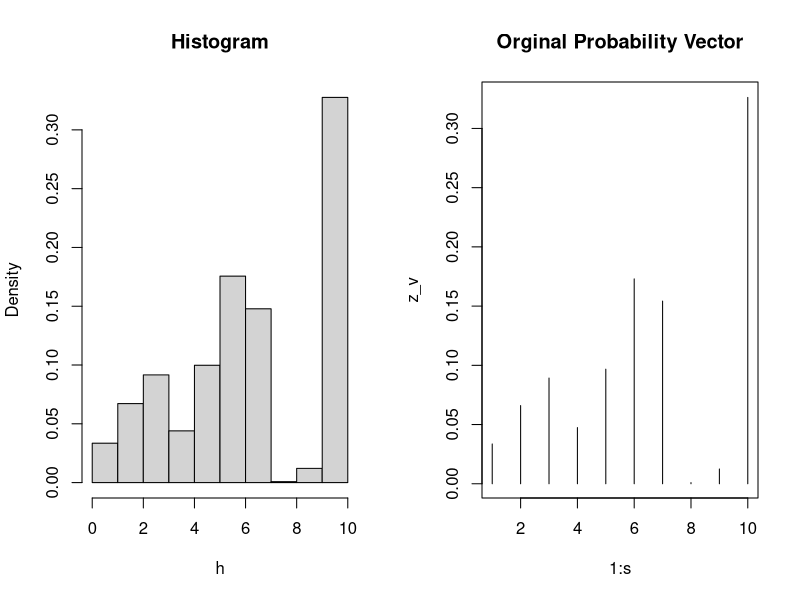

The R script that drew this image:
# Simplex Generator ----
s <- 10  ##length of random unit simplex (sum=1)
s_v <- c(0)
for (si in 1:(s-1)){
  s_v <- cbind(s_v,runif(1,0.0,1.0))
}
s_v <- cbind(s_v,1)
s_v <- sort(s_v,decreasing = FALSE)
z_v <- c()
for (si in 1:s){
  z_v <- cbind(z_v,(s_v[si+1]-s_v[si]))
}


# Calculate Q -----

P <- z_v#z_v  ## probability vector
n_P <- length(P)
Q <- matrix(0,nrow = n_P-1 , ncol = n_P)
P_temp <- matrix(c(P,integer(n_P*n_P-n_P)),nrow = n_P , ncol = n_P , byrow = T)

n <- n_P
for (ln in 1:(n_P-1)){

  n <- n_P-ln+1
  i <- which( replace(P_temp[ln,] , P_temp[ln,] == 0, 1) == min(replace(P_temp[ln,] , P_temp[ln,] == 0, 1)) , arr.ind = T)
  j <- which( P_temp[ln,] == max(P_temp[ln,]) , arr.ind = T)
  if (length(i)>1){
    i <- i[1]
  }
  if (length(j)>1){
    j <- j[2]
  }
  Q[ln,i] <- (n-1)*P_temp[ln,i]
  Q[ln,j] <- 1 - (n-1)*P_temp[ln,i]
  P_temp[ln+1,i] <- 0
  P_temp[ln+1,j] <- ((n-1)/(n-2))*(P_temp[ln,i]+P_temp[ln,j] - (1/(n-1)))
  e_loop <- setdiff((1:n_P), c(i,j))
  for(ii in e_loop){
    P_temp[ln+1,ii] <- ((n-1)/(n-2))*P_temp[ln,ii]
  }
  
}


# Functions for finding i and j position and its values -----

q_i <- function(m){
  i <- which( ( (m < max(m)) & (m > 0)) , arr.ind = TRUE)
  if(length(i) == 0){
    i <- which( m == max(m) , arr.ind = TRUE)
    i <- i[1]
  }
  return(c(m[i],i))
}

q_j <- function(m){
  i <- which( m == max(m) , arr.ind = TRUE)
  if(length(i) > 1){
    i <- i[2]
  }
  return(c(m[i],i))
}

## sim loop ----
h <- c()
nsim <- 10000
for (i in 1:nsim){
  u1 <- runif(1,0.0,1.0)
  
  N <- 1 + floor((n_P-1)*u1)
  u2 <- runif(1,0.0,1.0)
  
  q_i_v <- q_i(Q[N,])
  q_j_v <- q_j(Q[N,])
  
  if ( u2 <  q_i_v[1]){
    x <- q_i_v[2]
  } else {
    x <- q_j_v[2]
  }
  h <- cbind(h,x)
}
# Plot side by side
par(mfrow = c(1, 2))
hist(h,breaks = c(0:n_P),freq=FALSE,main = "Histogram")
plot(1:s,z_v,type = 'h',main = "Orginal Probability Vector")
#mtext("My 'Title' in a strange place", side = 3, line = -2, outer = TRUE)
